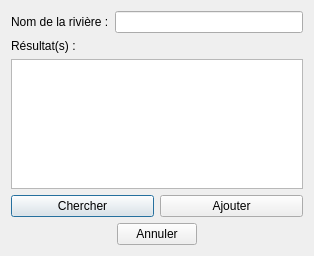
<?xml version="1.0" encoding="UTF-8"?>
<ui version="4.0">
 <class>dlgBopeAjoutRiviereForm</class>
 <widget class="QDialog" name="dlgBopeAjoutRiviereForm">
  <property name="geometry">
   <rect>
    <x>0</x>
    <y>0</y>
    <width>314</width>
    <height>256</height>
   </rect>
  </property>
  <property name="sizePolicy">
   <sizepolicy hsizetype="Expanding" vsizetype="Expanding">
    <horstretch>0</horstretch>
    <verstretch>0</verstretch>
   </sizepolicy>
  </property>
  <property name="minimumSize">
   <size>
    <width>280</width>
    <height>220</height>
   </size>
  </property>
  <property name="maximumSize">
   <size>
    <width>16777215</width>
    <height>16777215</height>
   </size>
  </property>
  <property name="windowTitle">
   <string>Ajout d'une rivière</string>
  </property>
  <layout class="QVBoxLayout" name="verticalLayout_3">
   <item>
    <layout class="QVBoxLayout" name="verticalLayout_2">
     <item>
      <layout class="QHBoxLayout" name="horizontalLayout">
       <item>
        <widget class="QLabel" name="lbl_riviere">
         <property name="text">
          <string>Nom de la rivière :</string>
         </property>
        </widget>
       </item>
       <item>
        <widget class="QLineEdit" name="leNom"/>
       </item>
      </layout>
     </item>
     <item>
      <widget class="QLabel" name="lbl_resu">
       <property name="text">
        <string>Résultat(s) :</string>
       </property>
      </widget>
     </item>
     <item>
      <widget class="QTableView" name="tbvResu"/>
     </item>
     <item>
      <layout class="QHBoxLayout" name="horizontalLayout_2">
       <item>
        <widget class="QPushButton" name="btnChercher">
         <property name="text">
          <string>Chercher</string>
         </property>
        </widget>
       </item>
       <item>
        <widget class="QPushButton" name="btnAjouter">
         <property name="text">
          <string>Ajouter</string>
         </property>
        </widget>
       </item>
      </layout>
     </item>
     <item>
      <layout class="QVBoxLayout" name="verticalLayout"/>
     </item>
     <item>
      <layout class="QHBoxLayout" name="horizontalLayout_3">
       <item>
        <spacer name="horizontalSpacer">
         <property name="orientation">
          <enum>Qt::Horizontal</enum>
         </property>
         <property name="sizeHint" stdset="0">
          <size>
           <width>40</width>
           <height>20</height>
          </size>
         </property>
        </spacer>
       </item>
       <item>
        <widget class="QPushButton" name="btnAnnuler">
         <property name="maximumSize">
          <size>
           <width>100</width>
           <height>16777215</height>
          </size>
         </property>
         <property name="text">
          <string>Annuler</string>
         </property>
        </widget>
       </item>
       <item>
        <spacer name="horizontalSpacer_2">
         <property name="orientation">
          <enum>Qt::Horizontal</enum>
         </property>
         <property name="sizeHint" stdset="0">
          <size>
           <width>40</width>
           <height>20</height>
          </size>
         </property>
        </spacer>
       </item>
      </layout>
     </item>
    </layout>
   </item>
  </layout>
 </widget>
 <resources/>
 <connections/>
</ui>
